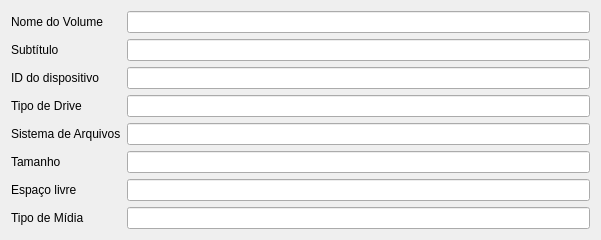
<?xml version="1.0" encoding="UTF-8"?>
<ui version="4.0">
 <class>LogicalDiskTab</class>
 <widget class="QWidget" name="LogicalDiskTab">
  <property name="geometry">
   <rect>
    <x>0</x>
    <y>0</y>
    <width>601</width>
    <height>222</height>
   </rect>
  </property>
  <property name="windowTitle">
   <string>Form</string>
  </property>
  <layout class="QGridLayout" name="gridLayout">
   <item row="0" column="0">
    <layout class="QFormLayout" name="formLayout">
     <property name="fieldGrowthPolicy">
      <enum>QFormLayout::AllNonFixedFieldsGrow</enum>
     </property>
     <item row="1" column="0">
      <widget class="QLabel" name="labelCaption">
       <property name="text">
        <string>Subtítulo</string>
       </property>
      </widget>
     </item>
     <item row="1" column="1">
      <widget class="QLineEdit" name="lineCaption">
       <property name="alignment">
        <set>Qt::AlignRight|Qt::AlignTrailing|Qt::AlignVCenter</set>
       </property>
       <property name="readOnly">
        <bool>true</bool>
       </property>
      </widget>
     </item>
     <item row="2" column="0">
      <widget class="QLabel" name="labelDeviceID">
       <property name="text">
        <string>ID do dispositivo</string>
       </property>
      </widget>
     </item>
     <item row="2" column="1">
      <widget class="QLineEdit" name="lineDeviceID">
       <property name="alignment">
        <set>Qt::AlignRight|Qt::AlignTrailing|Qt::AlignVCenter</set>
       </property>
       <property name="readOnly">
        <bool>true</bool>
       </property>
      </widget>
     </item>
     <item row="3" column="0">
      <widget class="QLabel" name="labelDriveType">
       <property name="text">
        <string>Tipo de Drive</string>
       </property>
      </widget>
     </item>
     <item row="3" column="1">
      <widget class="QLineEdit" name="lineDriveType">
       <property name="alignment">
        <set>Qt::AlignRight|Qt::AlignTrailing|Qt::AlignVCenter</set>
       </property>
       <property name="readOnly">
        <bool>true</bool>
       </property>
      </widget>
     </item>
     <item row="4" column="0">
      <widget class="QLabel" name="labelFileSystem">
       <property name="text">
        <string>Sistema de Arquivos</string>
       </property>
      </widget>
     </item>
     <item row="4" column="1">
      <widget class="QLineEdit" name="lineFileSystem">
       <property name="alignment">
        <set>Qt::AlignRight|Qt::AlignTrailing|Qt::AlignVCenter</set>
       </property>
       <property name="readOnly">
        <bool>true</bool>
       </property>
      </widget>
     </item>
     <item row="6" column="0">
      <widget class="QLabel" name="labelFreeSpace">
       <property name="text">
        <string>Espaço livre</string>
       </property>
      </widget>
     </item>
     <item row="6" column="1">
      <widget class="QLineEdit" name="lineFreeSpace">
       <property name="alignment">
        <set>Qt::AlignRight|Qt::AlignTrailing|Qt::AlignVCenter</set>
       </property>
       <property name="readOnly">
        <bool>true</bool>
       </property>
      </widget>
     </item>
     <item row="7" column="0">
      <widget class="QLabel" name="labelMediaType">
       <property name="text">
        <string>Tipo de Mídia</string>
       </property>
      </widget>
     </item>
     <item row="7" column="1">
      <widget class="QLineEdit" name="lineMediaType">
       <property name="alignment">
        <set>Qt::AlignRight|Qt::AlignTrailing|Qt::AlignVCenter</set>
       </property>
       <property name="readOnly">
        <bool>true</bool>
       </property>
      </widget>
     </item>
     <item row="0" column="0">
      <widget class="QLabel" name="labelVolumeName">
       <property name="text">
        <string>Nome do Volume</string>
       </property>
      </widget>
     </item>
     <item row="0" column="1">
      <widget class="QLineEdit" name="lineVolumeName">
       <property name="alignment">
        <set>Qt::AlignRight|Qt::AlignTrailing|Qt::AlignVCenter</set>
       </property>
       <property name="readOnly">
        <bool>true</bool>
       </property>
      </widget>
     </item>
     <item row="5" column="0">
      <widget class="QLabel" name="labelSize">
       <property name="text">
        <string>Tamanho</string>
       </property>
      </widget>
     </item>
     <item row="5" column="1">
      <widget class="QLineEdit" name="lineSize">
       <property name="alignment">
        <set>Qt::AlignRight|Qt::AlignTrailing|Qt::AlignVCenter</set>
       </property>
       <property name="readOnly">
        <bool>true</bool>
       </property>
      </widget>
     </item>
    </layout>
   </item>
  </layout>
 </widget>
 <resources/>
 <connections/>
</ui>
